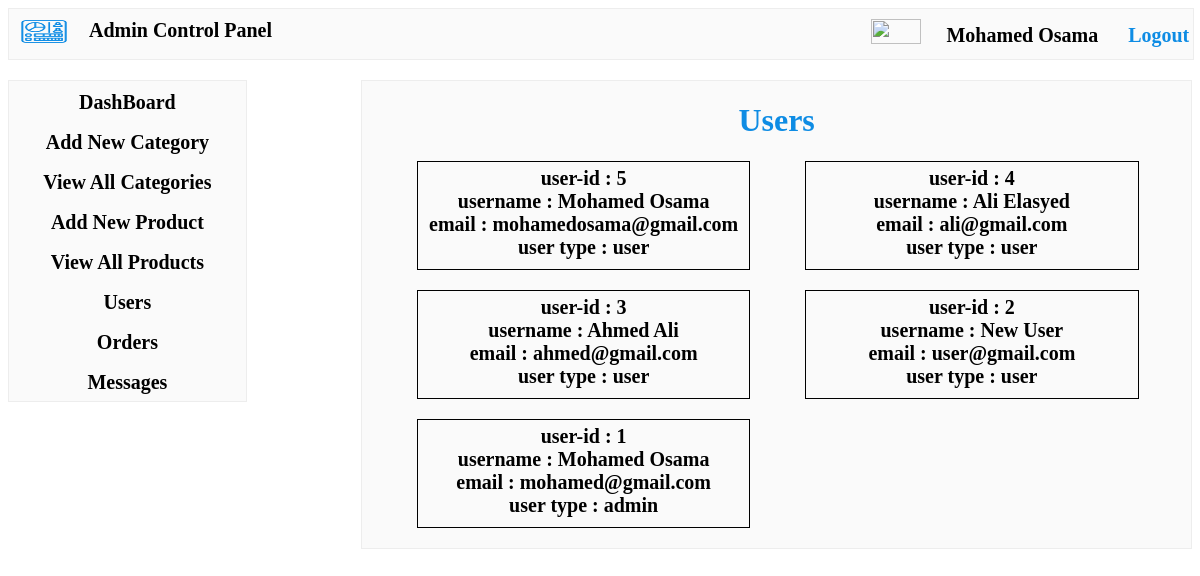
The page /admin/users.php (signed in) on the database its author committed.
### tables this page shows
CREATE TABLE `users` (
  `id` int(11) NOT NULL,
  `name` text NOT NULL,
  `email` text NOT NULL,
  `password` text NOT NULL,
  `user_type` text NOT NULL
);

### admin/users.php (the view, shortened to what this page needs)
<?php
require_once("../connection.php");
?>
<html>
    <head>
        <link rel="stylesheet" href="../style.css">
    </head>
    <body>
        <?php
        require_once("ahead.php");
        require_once("aslidebar.php");
        ?>
        <div class="acontent">
        <h1>Users</h1>
        <?php
        $r=$con->query("SELECT*FROM users ORDER BY id DESC");
        while($sel=$r->fetch_array(MYSQLI_ASSOC))
        {
            echo"
            <div class='allusers'>
            user-id : ".$sel["id"]."<br>
            username : ".$sel["name"]."<br>
            email : ".$sel["email"]."<br>
            user type : ".$sel["user_type"]."<br>
            </div>
            ";
        }
        ?>
        </div>
    </body>
</html>

### style.css (style rules this page uses)
.acontent { width: 70%; height: auto; float: right; border: solid 1px rgba(0, 0, 0, 0.05); cursor: pointer; background: #fafafa; margin-bottom: 20px; }
h1 { color: rgb(14, 140, 228); text-align: center; }
.acontent .allusers { width: 40%; height: auto; float: left; margin-left: 6.6%; text-align: center; border: 1px solid black; font-size: 20px; font-weight: bold; color: black; padding-top: 5px; margin-bottom: 20px; padding-bottom: 10px; }

### rows shown on the page
users: id "5", name "Mohamed Osama", email "mohamedosama@gmail.com", user_type "user"
users: id "4", name "Ali Elasyed", email "ali@gmail.com", user_type "user"
users: id "3", name "Ahmed Ali", email "ahmed@gmail.com", user_type "user"
users: id "2", name "New User", email "user@gmail.com", user_type "user"
users: id "1", name "Mohamed Osama", email "mohamed@gmail.com", user_type "admin"

### other values the page prints
$_SESSION["admin_name"] "Mohamed Osama"
